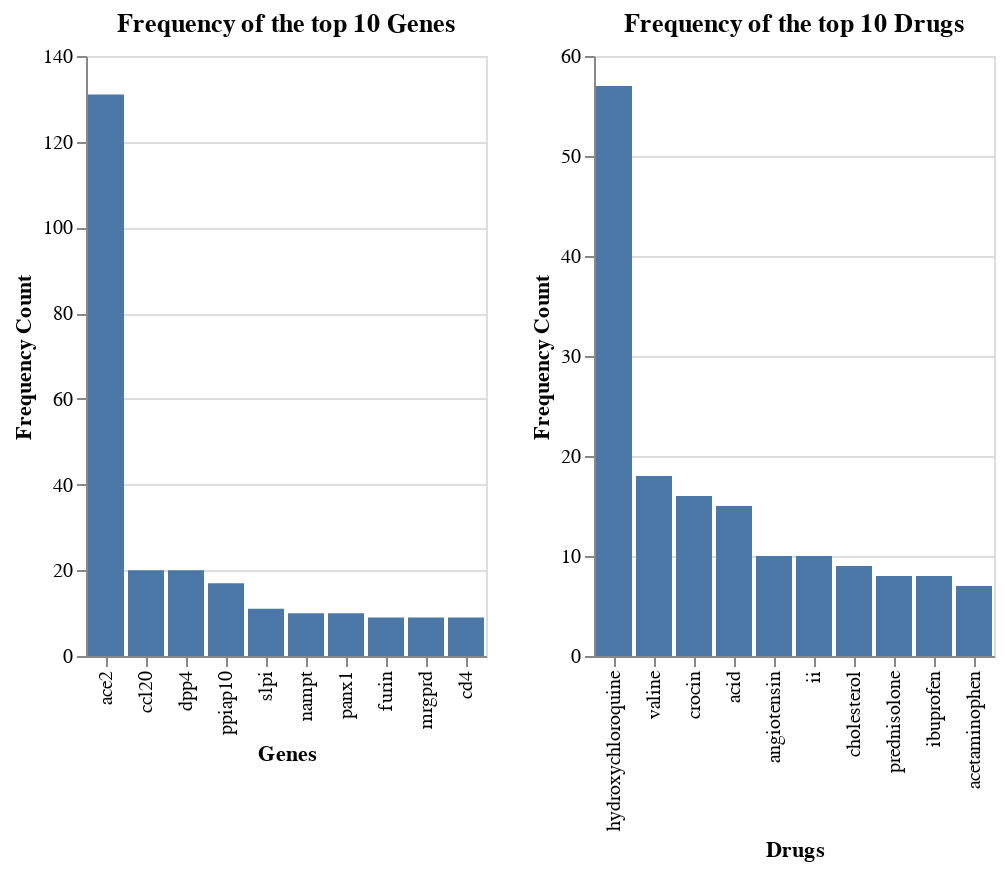

The notebook cell this image was saved under:
### Code cell
#Check if the subselection contains any genes
def check_if_empty(list_of_lists):
    lst =[]

    for elem in list_of_lists:
       
        if len(elem) == 0:
            lst.append(False)
        else:
            lst.append(True)
    if True in lst:
        return True
    else:
        return False
    

#visualises a column of the using altair of the top items in a column
def viz_data(df,col,n=20):
    sr = df[col].dropna()
    lst = sr.tolist()
    check = check_if_empty(lst)
    if check == True:
            flat_list = [item for sublist in lst for item in sublist]
            top_words = get_top_n_genes(lst, n)
            top_df = pd.DataFrame(top_words)
            top_df.columns=[col, "Freq_gene"]
            plot = alt.Chart(top_df).mark_bar().encode(
    x = alt.X(col,sort ='-y', axis=alt.Axis( title = col)),
    y = alt.Y('Freq_gene', axis=alt.Axis( title = 'Frequency Count'))
    ).properties(title = "Frequency of the top {} {}".format(str(n),col), width = 200
               )

            return plot
    else:
        return False
#visualise top genes and drugs 
def viz_multiple_columns(df,lst,n=20):
    plots = []
    for el in lst:
        plt = viz_data(df,el,n)
        if plt != False:
            plots.append(plt)
            #plots.append('|')
    
    a = plots[0]
    for i in range(1,len(plots)):
         a = a | plots[i]
        
    return a

viz_multiple_columns(df,['Genes','Drugs'],10)

### Figure 1 — Vega-Lite specification as saved in the notebook (floating-point values rounded to 4 significant figures)
{"config": {"view": {"continuousWidth": 400, "continuousHeight": 300}}, "hconcat": [{"data": {"name": "data-6c8a7f6db3d6c0dd822f66487062f30c"}, "mark": "bar", "encoding": {"x": {"type": "nominal", "axis": {"title": "Genes"}, "field": "Genes", "sort": "-y"}, "y": {"type": "quantitative", "axis": {"title": "Frequency Count"}, "field": "Freq_gene"}}, "title": "Frequency of the top 10 Genes", "width": 200}, {"data": {"name": "data-4e040cb3769d34a4b95a1c9356f2ac5b"}, "mark": "bar", "encoding": {"x": {"type": "nominal", "axis": {"title": "Drugs"}, "field": "Drugs", "sort": "-y"}, "y": {"type": "quantitative", "axis": {"title": "Frequency Count"}, "field": "Freq_gene"}}, "title": "Frequency of the top 10 Drugs", "width": 200}], "$schema": "https://vega.github.io/schema/vega-lite/v4.8.1.json", "datasets": {"data-6c8a7f6db3d6c0dd822f66487062f30c": [{"Genes": "ace2", "Freq_gene": 131}, {"Genes": "ccl20", "Freq_gene": 20}, {"Genes": "dpp4", "Freq_gene": 20}, {"Genes": "ppiap10", "Freq_gene": 17}, {"Genes": "slpi", "Freq_gene": 11}, {"Genes": "nampt", "Freq_gene": 10}, {"Genes": "panx1", "Freq_gene": 10}, {"Genes": "furin", "Freq_gene": 9}, {"Genes": "mrgprd", "Freq_gene": 9}, {"Genes": "cd4", "Freq_gene": 9}], "data-4e040cb3769d34a4b95a1c9356f2ac5b": [{"Drugs": "hydroxychloroquine", "Freq_gene": 57}, {"Drugs": "valine", "Freq_gene": 18}, {"Drugs": "crocin", "Freq_gene": 16}, {"Drugs": "acid", "Freq_gene": 15}, {"Drugs": "angiotensin", "Freq_gene": 10}, {"Drugs": "ii", "Freq_gene": 10}, {"Drugs": "cholesterol", "Freq_gene": 9}, {"Drugs": "prednisolone", "Freq_gene": 8}, {"Drugs": "ibuprofen", "Freq_gene": 8}, {"Drugs": "acetaminophen", "Freq_gene": 7}]}}
